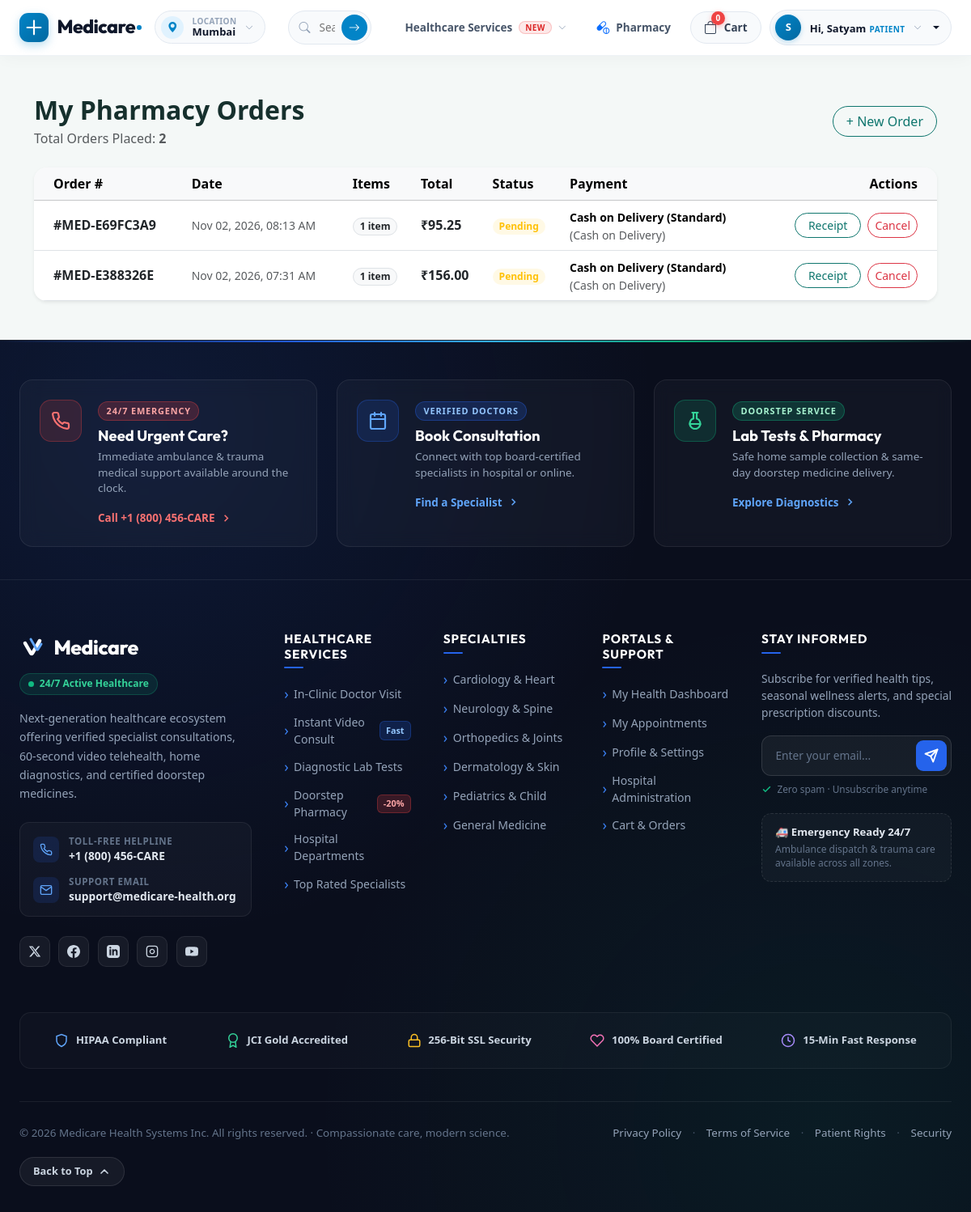
/orders/my/ (signed in), run on an earlier commit of the app's database.
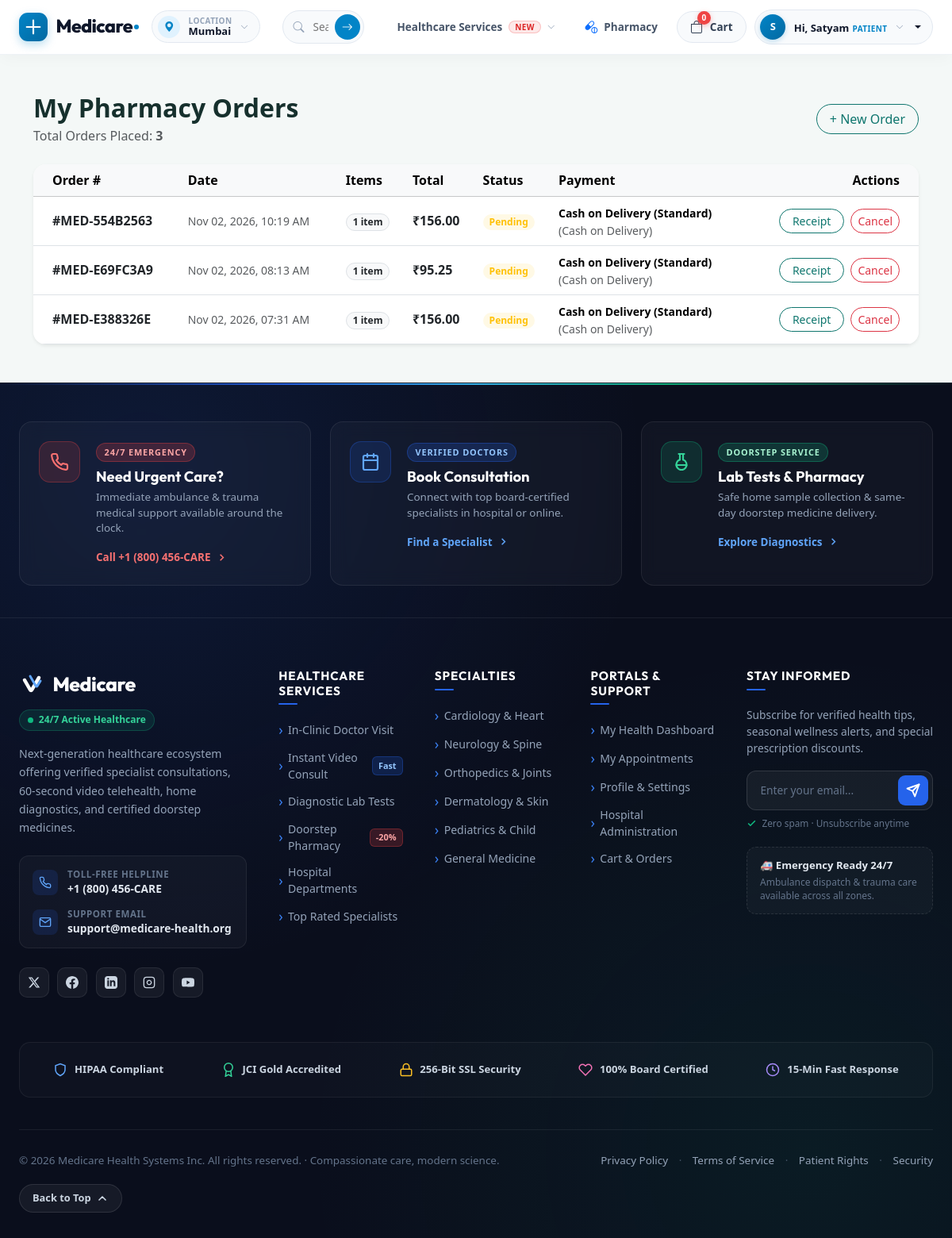
And on a later commit of the database.
### corepages/models.py (models this page shows, shortened)
class Order(models.Model):
    class Status(models.TextChoices):
        PENDING = 'PENDING', 'Pending'
        PROCESSING = 'PROCESSING', 'Processing'
        SHIPPED = 'SHIPPED', 'Shipped'
        DELIVERED = 'DELIVERED', 'Delivered'
        CANCELLED = 'CANCELLED', 'Cancelled'
    class PaymentStatus(models.TextChoices):
        PENDING = 'PENDING', 'Pending'
        PAID = 'PAID', 'Paid'
        COD = 'COD', 'Cash on Delivery'
        FAILED = 'FAILED', 'Failed'
        REFUNDED = 'REFUNDED', 'Refunded'
    class PaymentMethod(models.TextChoices):
        COD = 'COD', 'Cash on Delivery (Standard)'
        DEV_SANDBOX = 'DEV_SANDBOX', 'Simulated Card / Sandbox Mode'
    patient = models.ForeignKey(settings.AUTH_USER_MODEL, on_delete=models.SET_NULL, null=True, blank=True, related_name='orders')
    order_number = models.CharField(max_length=50, unique=True)
    full_name = models.CharField(max_length=150)
    email = models.EmailField()
    phone = models.CharField(max_length=20)
    shipping_address = models.CharField(max_length=255)
    city = models.CharField(max_length=100, default='New York')
    postal_code = models.CharField(max_length=20, blank=True)
    total_amount = models.DecimalField(max_digits=10, decimal_places=2)
    status = models.CharField(max_length=15, choices=Status.choices, default=Status.PENDING)
    payment_status = models.CharField(max_length=15, choices=PaymentStatus.choices, default=PaymentStatus.PENDING)
    payment_method = models.CharField(max_length=20, choices=PaymentMethod.choices, default=PaymentMethod.COD)
    notes = models.TextField(blank=True)
    created_at = models.DateTimeField(auto_now_add=True)
    updated_at = models.DateTimeField(auto_now=True)
    class Meta:
        ordering = ['-created_at']
    def can_cancel(self):
        return self.status in (self.Status.PENDING, self.Status.PROCESSING)

### corepages/views.py (the view)
# urls.py: path('orders/my/', views.my_orders, name='my_orders'),
@patient_required
def my_orders(request):
    orders = Order.objects.filter(patient=request.user).order_by('-created_at')
    paginator = Paginator(orders, 10)
    page_obj = paginator.get_page(request.GET.get('page'))
    return render(request, 'corepages/my_orders.html', {
        'page_obj': page_obj,
        'total_orders': paginator.count,
    })

### accounts/models.py (called while the page is built)
    def is_patient_role(self):
        return self.role == self.Role.PATIENT

### templates/corepages/my_orders.html (shortened to what this page needs)
{% extends 'base.html' %}
{% block content %}
<div class="container py-5">
  <div class="d-flex align-items-center justify-content-between mb-4">
    <div>
      <h2 class="fw-bold mb-1">My Pharmacy Orders</h2>
      <p class="text-muted mb-0">Total Orders Placed: <strong>{{ total_orders }}</strong></p>
    </div>
    <a href="{% url 'core:pharmacy_list' %}" class="btn btn-outline-primary rounded-pill px-3">
      + New Order
    </a>
  </div>
  {% if page_obj.object_list %}
    <div class="card border-0 shadow-sm rounded-4 bg-white overflow-hidden">
      <div class="table-responsive">
        <table class="table table-hover align-middle mb-0">
          <thead class="table-light">
            <tr>
              <th class="ps-4">Order #</th>
              <th>Date</th>
              <th>Items</th>
              <th>Total</th>
              <th>Status</th>
              <th>Payment</th>
              <th class="text-end pe-4">Actions</th>
            </tr>
          </thead>
          <tbody>
            {% for order in page_obj %}
              <tr>
                <td class="ps-4 fw-bold text-dark">#{{ order.order_number }}</td>
                <td class="small text-muted">{{ order.created_at|date:"M d, Y, h:i A" }}</td>
                <td>
                  <span class="badge bg-light text-dark border rounded-pill px-2 py-1">
                    {{ order.items.count }} item{{ order.items.count|pluralize }}
                  </span>
                </td>
                <td class="fw-bold text-dark">₹{{ order.total_amount }}</td>
                <td>
                  {% if order.status == 'PENDING' %}
                    <span class="badge bg-warning bg-opacity-10 text-warning rounded-pill px-2 py-1">Pending</span>
                  {% elif order.status == 'PROCESSING' %}
                    <span class="badge bg-info bg-opacity-10 text-info rounded-pill px-2 py-1">Processing</span>
                  {% elif order.status == 'SHIPPED' %}
                    <span class="badge bg-primary bg-opacity-10 text-primary rounded-pill px-2 py-1">Shipped</span>
                  {% elif order.status == 'DELIVERED' %}
                    <span class="badge bg-success bg-opacity-10 text-success rounded-pill px-2 py-1">Delivered</span>
                  {% else %}
                    <span class="badge bg-danger bg-opacity-10 text-danger rounded-pill px-2 py-1">Cancelled</span>
                  {% endif %}
                </td>
                <td>
                  <span class="small fw-semibold">{{ order.get_payment_method_display }}</span>
                  <div class="small text-muted">({{ order.get_payment_status_display }})</div>
                </td>
                <td class="text-end pe-4">
                  <div class="d-inline-flex gap-2">
                    <a href="{% url 'core:order_detail' order.pk %}" class="btn btn-sm btn-outline-primary rounded-pill px-3">
                      Receipt
                    </a>
                    {% if order.can_cancel %}
                      <form method="post" action="{% url 'core:cancel_order' order.pk %}" class="d-inline">
                        <button type="submit" class="btn btn-sm btn-outline-danger rounded-pill px-2" onclick="return confirm('Are you sure you want to cancel Order #{{ order.order_number }}?');">
                          Cancel
                        </button>
                      </form>
                    {% endif %}
                  </div>
                </td>
              </tr>
            {% endfor %}
          </tbody>
        </table>
      </div>
    </div>
  {% endif %}
</div>
{% endblock %}

What changed in the data, as far as the page shows it:
added Order: order_number "MED-554B2563", created_at "Nov 02, 2026, 10:19 AM", items.count "1", total_amount "156.00", status "Pending", payment_method "Cash on Delivery (Standard)", payment_status "Cash on Delivery"
Also different on the page:
{{ total_orders }}: "2" → "3"
